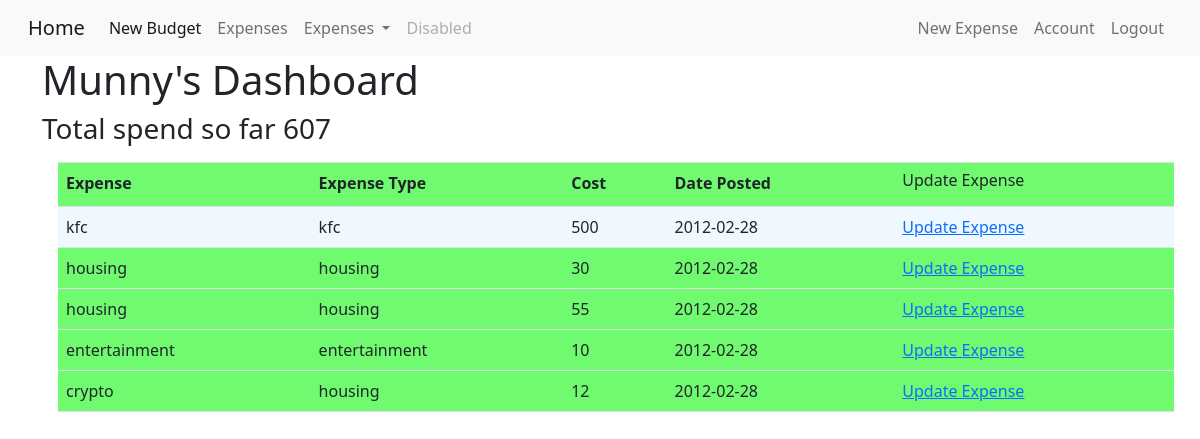
The app's page /start (signed in), older data.
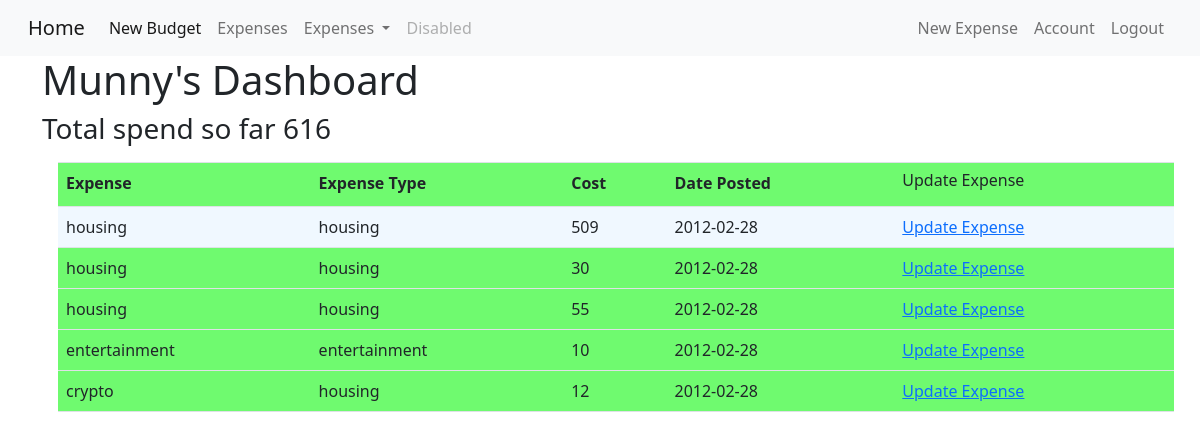
The same page, newer data.
### budget_app/models.py (models this page shows, shortened)
class User(db.Model, UserMixin):
    id = db.Column(db.Integer, primary_key=True)
    email = db.Column(db.String(120), unique=True, nullable=False)
    username = db.Column(db.String(20), unique=True, nullable=False)
    password = db.Column(db.String(60), nullable=False)
    total_cost = db.Column(db.Integer, nullable=False, default = 0)
    expense = db.relationship('Expense', backref='user', lazy=True)

class Expense(db.Model):
    id = db.Column(db.Integer, primary_key=True)
    vendor = db.Column(db.String(100), nullable=False)
    expense_type = db.Column(db.String(50), nullable=False)
    cost = db.Column(db.Integer, nullable=False)
    date_posted = db.Column(db.DateTime, nullable=False, default=datetime.utcnow)
    user_id = db.Column(db.Integer, db.ForeignKey('user.id'), nullable=False)

### budget_app/routes.py (the view)
@app.route('/start')
@login_required
def start():
    expenseData = Expense.query.filter_by(user_id = session["user_id"])
    totalSpend = []
    for cost in expenseData:
        i = cost.cost
        totalSpend.append(i)
    totalSpend = sum(totalSpend)
    headings = ("Expense", "Expense Type", "Cost", "Date Posted")
    expenses = Expense.query.filter_by(user_id = session["user_id"])
    return render_template('start.html', expenseData=expenseData, totalSpend=totalSpend, expenses=expenses, headings=headings)

### budget_app/models.py (called while the page is built)
@login_manager.user_loader
def load_user(user_id):
    return User.query.get(int(user_id))

### budget_app/templates/start.html (shortened to what this page needs)
{% extends 'base.html' %}
{% block head %}
<link rel="stylesheet" href="/static/styles.css" />
{% endblock %}
{% block body %}
    <h1>{{current_user.username.title()}}'s Dashboard </h1>
    <h3>Total spend so far {{ totalSpend }}</h3>
    <table class="table">
        <tr class="table__header">
        {% for header in headings %}
        <th class="table__cell">{{ header }}</th>
        {% endfor %}
        <td class="table__cell"><h6>Update Expense</h6>
        </td>
        </tr>
        <tr class="table__row">
        {% for item in expenses %}
            <td class= "table__cell">{{ item.vendor }}</td>
            <td class= "table__cell">{{ item.expense_type }}</td>
            <td class= "table__cell">{{ item.cost }}</td>
            <td class= "table__cell">{{ item.date_posted.strftime('%Y-%m-%d') }}</td>
            <td> <a href="{{ url_for('expense', expense_id=item.id) }}">Update Expense</a></td>
        </tr>
        {% endfor %}
    </table>
{% endblock %}

### budget_app/templates/base.html (shortened to what this page needs)
<!DOCTYPE html>
<html lang="en">
<head>
    <link rel="stylesheet" href="https://maxcdn.bootstrapcdn.com/bootstrap/4.0.0/css/bootstrap.min.css">
    <link href="https://cdn.jsdelivr.net/npm/bootstrap@5.0.0-beta1/dist/css/bootstrap.min.css" rel="stylesheet">
    {% block head %} {% endblock %}
</head>
<body>
  <header class="site-header">
    <nav class="navbar navbar-expand-lg navbar-light bg-light">
      <div class="container-fluid">
        <a class="navbar-brand" href="{{ url_for('index') }}">Home</a>
        <div class="collapse navbar-collapse" id="navbarSupportedContent">
          <ul class="navbar-nav me-auto mb-2 mb-lg-0">
            <li class="nav-item">
              <a class="nav-link active" aria-current="page" href="#">New Budget</a>
            </li>
            <li class="nav-item">
              <a class="nav-link" href="#">Expenses</a>
            </li>
            <li class="nav-item dropdown">
              <a class="nav-link dropdown-toggle" href="#" id="navbarDropdown" role="button" data-bs-toggle="dropdown" aria-expanded="false">
                Expenses
              </a>
            </li>
            <li class="nav-item">
              <a class="nav-link disabled" href="#" tabindex="-1" aria-disabled="true">Disabled</a>
            </li>
          </ul>
          <div class="navbar-nav">
            {% if current_user.is_authenticated %}
            <a class="nav-link" href="{{ url_for('new_expense') }}">New Expense</a>
            <a class="nav-link" href="{{ url_for('account') }}">Account</a>
            <a class="nav-link" href="{{ url_for('logout') }}">Logout</a>
            {% else %}
              <a class="nav-link" href="{{ url_for('login') }}">Login</a>
              <a class="nav-link" href="{{ url_for('register') }}">Register</a>
            {% endif %}
        </div>
      </div>
    </nav>
    </header>
    <div class="container">
        {% block body %} {% endblock %}
    </div>
</body>
</html>

### budget_app/static/styles.css (style rules this page uses)
.table { border-spacing: 0; margin: 1rem; background-color: rgb(111, 250, 111); }
.table__row:nth-child(even) { background-color: aliceblue; }
.table__header { text-align: left; }
.table__cell { padding: 8px; }

Row changes from the older to the newer data that the page shows:
changed Expense (number 1 of 5 on the later page): vendor "kfc" → "housing"; expense_type "kfc" → "housing"; cost "500" → "509"
Text that changed along with them:
{{ totalSpend }}: "607" → "616"
